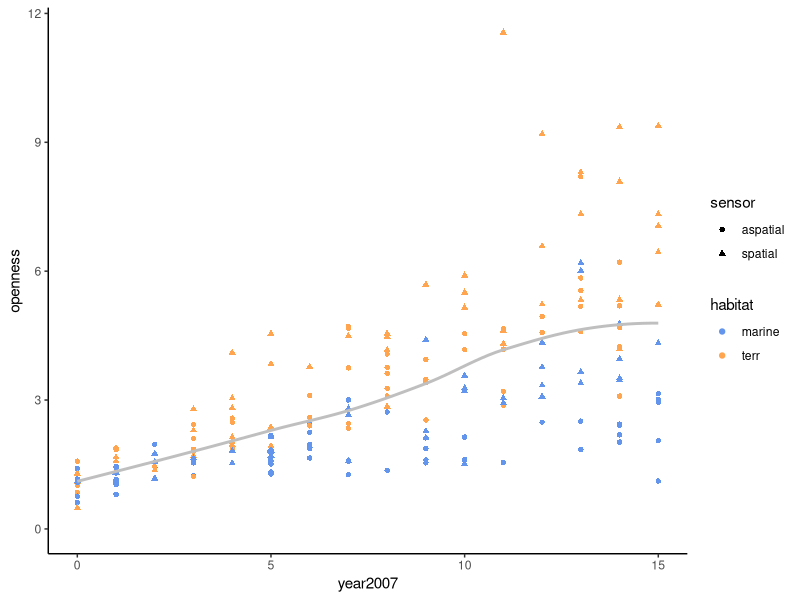
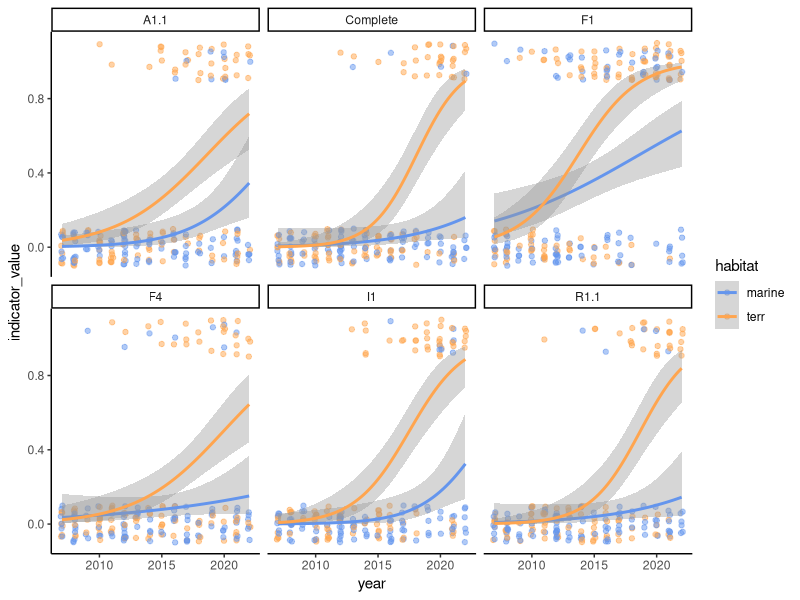

The R source for these figures, in order:
library(tidyverse)

# Simulate data -----------------------------------------------------------
# We are trying to estimate a latent variable, "openness", from multiple
# indicators (F1, F4, ..., Complete) and predictors (year, habitat, and sensor
# type).

# First simulate 200 papers
n_papers <- 200
set.seed(1234)
indicators <- c("F1", "F4", "A1.1", "I1", "R1.1", "Complete")
openbiolog <- expand_grid(
  year = 2007:2022,
  habitat = c("marine", "terr"),
  sensor = c("spatial", "aspatial")
) %>%
  sample_n(n_papers, replace = TRUE) %>%
  mutate(id = factor(seq(n_papers)),
         year2007 = year - 2007)

# Simulate the "openness" of each paper. The distribution of openness should
# have a long tail, so we'll use a lognormal
X <- model.matrix(~ year2007 + year2007:habitat + year2007:sensor,
                  data = openbiolog)

as_vert <- function(x) t(t(x))
betas <- as_vert(c(
  1,     # intercept
  0.1,   # year2007
  0.2,  # year2007:habitatterr
  0.1    # year2007:sensorspatial
))
open_logsd <- 0.25

openbiolog <- openbiolog %>%
  mutate(open_eta = drop(X %*% betas),
         open_mu = log(open_eta),
         openness = rlnorm(n_papers,
                           meanlog = open_mu,
                           sdlog = open_logsd))

# Openness increases over time
# Marine (blue) < terrestrial (orange)
ggplot(openbiolog, aes(year2007, openness)) +
  geom_point(aes(shape = sensor, color = habitat)) +
  geom_smooth(method = "loess",
              se = FALSE, formula = y ~ x,
              color = "grey75") +
  scale_color_manual(values = c("cornflowerblue", "tan1")) +
  expand_limits(y = 0) +
  theme_classic()

# Openness is our latent variable. Now simulate indicator variables.
# Indicators are correlated within papers (e.g., if a paper satisfies F1 then
# it's more likely F4 is satisfied, too) but with different expected values
# (e.g., F1 is on average more likely to be satisfied than F4). Also, indicators
# are more likely to be satisfied for greater "openness" values.
# To simulate these properties, first generate multivariate normal values for
# indicators by paper. These values are correlated, but unrelated to openness.
# Then generate random normal values with a mean equal to "openness" and sd=1.
# If the random openness number exceeds the multivariate normal number, then the
# indicator is satisfied.
# I fully acknowledge this can't be the right way to do this!!

# Means and variance-covariance matrix of indicators
indicator_mu <- c(
  F1 = 3,
  F4 = 5,
  A1.1 = 5,
  I1 = 5,
  R1.1 = 5,
  Complete = 5
)
indicator_sigma <- toeplitz(c(1.0, 0.5, 0.5, 0.5, 0.5, 0.2))
# Multivariate normal openness thresholds (independent of openness)
indicator_thr <- MASS::mvrnorm(n_papers, indicator_mu, indicator_sigma)
# Normal indicator values (dependent on openness)
indicator_val <- t(sapply(openbiolog$openness, \(x) rnorm(6, mean = x, sd = 1)))

# Simulate indicator values
openbiolog[paste(indicators, "thr", sep = "_")] <- indicator_thr
openbiolog[paste(indicators, "val", sep = "_")] <- indicator_val
openbiolog[indicators] <- indicator_val > indicator_thr

openbiolog %>%
  pivot_longer(all_of(indicators),
               names_to = "indicator",
               values_to = "indicator_value") %>%
  mutate(indicator_value = as.integer(indicator_value)) %>%
  ggplot(aes(year, indicator_value, color = habitat)) +
  geom_jitter(width = 0.1, height = 0.1,
              alpha = 0.5) +
  stat_smooth(method = "glm",
              method.args = list(family = "binomial"),
              formula = y ~ x) +
  facet_wrap(~ indicator) +
  scale_color_manual(values = c("cornflowerblue", "tan1")) +
  theme_classic()

cor(openbiolog[indicators])
